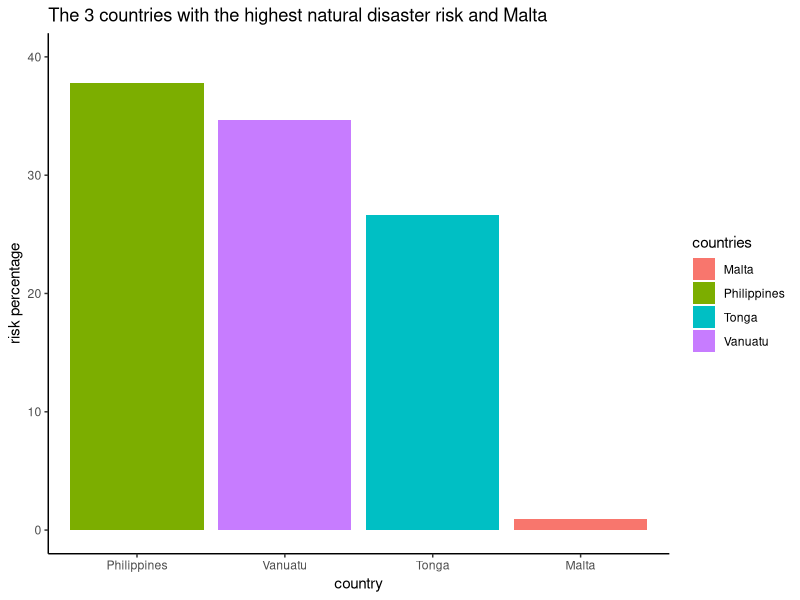

This chart was generated by the following R code:
library(ggplot2)

segmentLength=c(9.97,8.34,10.43,0.33)
r=5.63

angle <- function(l){
  round((asin(l/(2*r))/pi)*100,2)
}

ratios <- sapply(X = segmentLength,FUN = angle)

remainingPercent <- 100-sum(sapply(X = segmentLength,FUN = angle))

i<-0
while(remainingPercent > 0) {
  i <- (i+1)%%length(ratios)
  ratios[i] <- ratios[i]+0.01
  remainingPercent<-remainingPercent-0.01
}

ratios[1] <- ratios[1]+remainingPercent

countries <- data.frame(country=c('Vanuatu','Tonga','Philippines','Malta'),
                        percentage=ratios
                        )

ggplot(data=countries,
       aes(x=reorder(country,
                     country,
                     function(x) {
                       -countries[countries$country==x,]$percentage
                     }),
           y=percentage)) +
  geom_bar(aes(fill=countries$country),stat="identity") +
   scale_y_continuous(limits=c(0,40)) +
  theme(axis.text.x = element_text(angle = 0, hjust = 1)) +
  ggtitle("The 3 countries with the highest natural disaster risk and Malta") +
  labs(x="country",y="risk percentage")  +
  guides(fill=guide_legend(title="countries")) + theme_classic()
